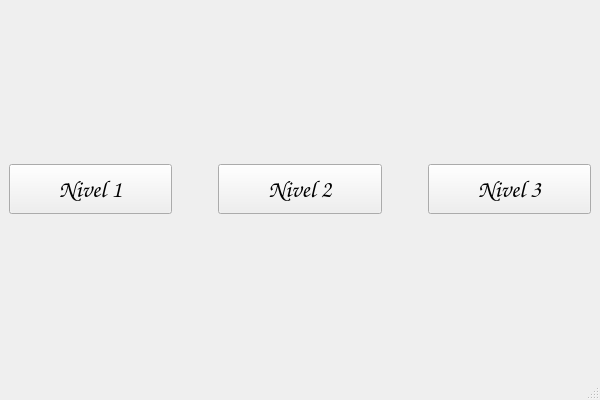
<?xml version="1.0" encoding="UTF-8"?>
<ui version="4.0">
 <class>menuNiveles</class>
 <widget class="QMainWindow" name="menuNiveles">
  <property name="geometry">
   <rect>
    <x>0</x>
    <y>0</y>
    <width>600</width>
    <height>400</height>
   </rect>
  </property>
  <property name="windowTitle">
   <string>MainWindow</string>
  </property>
  <widget class="QWidget" name="centralwidget">
   <layout class="QHBoxLayout" name="horizontalLayout_2">
    <item>
     <layout class="QHBoxLayout" name="horizontalLayout">
      <item>
       <widget class="QPushButton" name="pushButton">
        <property name="maximumSize">
         <size>
          <width>16777215</width>
          <height>50</height>
         </size>
        </property>
        <property name="font">
         <font>
          <family>Comic Sans MS</family>
          <pointsize>18</pointsize>
          <bold>true</bold>
         </font>
        </property>
        <property name="text">
         <string>Nivel 1</string>
        </property>
       </widget>
      </item>
      <item>
       <spacer name="horizontalSpacer_2">
        <property name="orientation">
         <enum>Qt::Orientation::Horizontal</enum>
        </property>
        <property name="sizeType">
         <enum>QSizePolicy::Policy::Fixed</enum>
        </property>
        <property name="sizeHint" stdset="0">
         <size>
          <width>40</width>
          <height>20</height>
         </size>
        </property>
       </spacer>
      </item>
      <item>
       <widget class="QPushButton" name="pushButton_2">
        <property name="maximumSize">
         <size>
          <width>16777215</width>
          <height>50</height>
         </size>
        </property>
        <property name="font">
         <font>
          <family>Comic Sans MS</family>
          <pointsize>18</pointsize>
          <bold>true</bold>
         </font>
        </property>
        <property name="text">
         <string>Nivel 2</string>
        </property>
       </widget>
      </item>
      <item>
       <spacer name="horizontalSpacer">
        <property name="orientation">
         <enum>Qt::Orientation::Horizontal</enum>
        </property>
        <property name="sizeType">
         <enum>QSizePolicy::Policy::Fixed</enum>
        </property>
        <property name="sizeHint" stdset="0">
         <size>
          <width>40</width>
          <height>20</height>
         </size>
        </property>
       </spacer>
      </item>
      <item>
       <widget class="QPushButton" name="pushButton_3">
        <property name="maximumSize">
         <size>
          <width>16777215</width>
          <height>50</height>
         </size>
        </property>
        <property name="font">
         <font>
          <family>Comic Sans MS</family>
          <pointsize>18</pointsize>
          <bold>true</bold>
         </font>
        </property>
        <property name="text">
         <string>Nivel 3</string>
        </property>
       </widget>
      </item>
     </layout>
    </item>
   </layout>
  </widget>
  <widget class="QMenuBar" name="menubar">
   <property name="geometry">
    <rect>
     <x>0</x>
     <y>0</y>
     <width>600</width>
     <height>21</height>
    </rect>
   </property>
  </widget>
  <widget class="QStatusBar" name="statusbar"/>
 </widget>
 <resources/>
 <connections/>
</ui>
